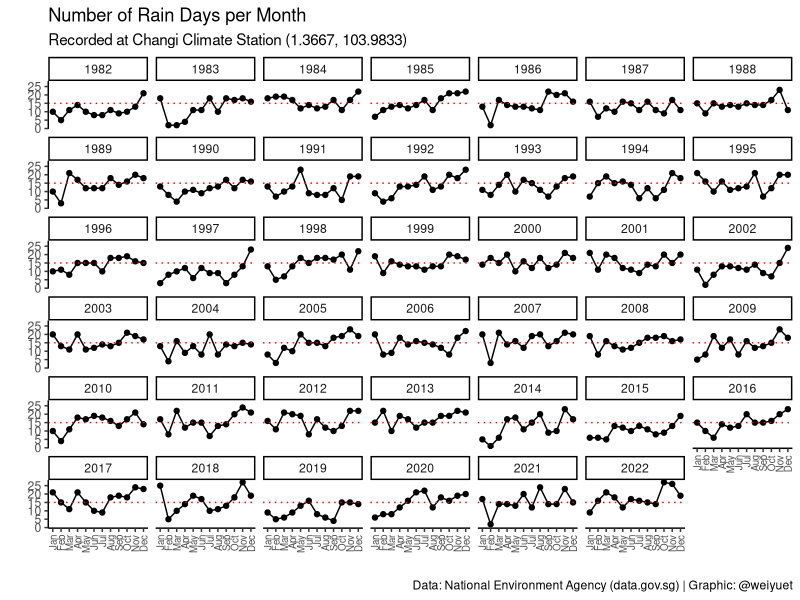
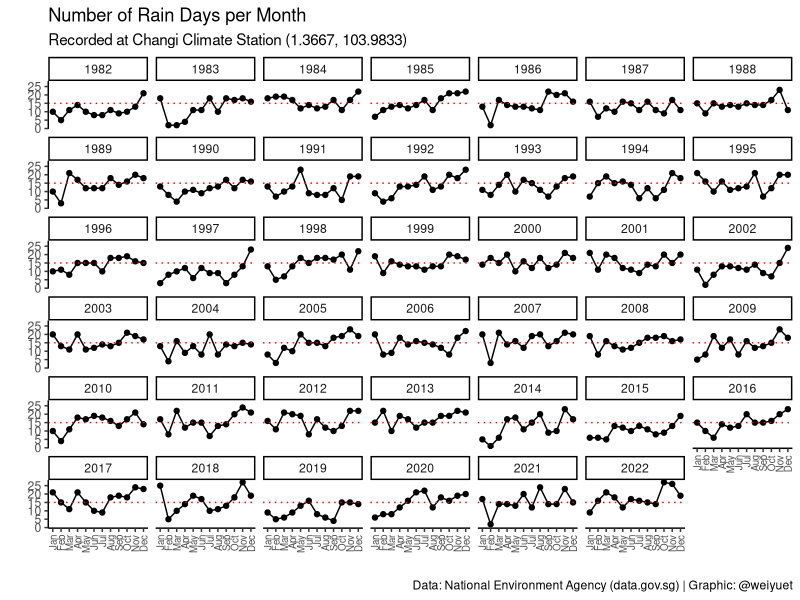

These charts were generated, in order, by the following R code:
########################################
# Rainfall Number of Rain Days Monthly #
########################################

#### Setup ####
library(tidyverse)
library(scales)

#### Load data ####
number_of_rain_days_monthly <- read_csv("data/rainfall-monthly-number-of-rain-days/rainfall-monthly-number-of-rain-days.csv")

#### Wrangle ####
# Separate year and month
number_of_rain_days_monthly <- number_of_rain_days_monthly %>% 
  separate(month, c("year", "month"))

# Convert year and month into numeric
number_of_rain_days_monthly <- number_of_rain_days_monthly %>% 
  mutate(year = as.numeric(year),
         month = as.numeric(month))

#### Visualize ####
# How many rain days are there in a month?
number_of_rain_days_monthly %>%
  ggplot(aes(x = month,
             y = no_of_rainy_days)) +
  geom_point() +
  geom_line() +
  geom_hline(yintercept = 15,
             linetype = "dotted",
             colour = "red") +
  facet_wrap(vars(year)) +
  scale_x_continuous(breaks = 1:12,
                     labels = month.abb[1:12]) +
  scale_y_continuous(breaks = seq(0, 30, 5)) +
  labs(x = "",
       y = "",
       title = "Number of Rain Days per Month",
       subtitle = "Recorded at Changi Climate Station (1.3667, 103.9833)",
       caption = "Data: National Environment Agency (data.gov.sg) | Graphic: @weiyuet") +
  theme_classic() +
  theme(axis.text.x = element_text(angle = 90,
                                   vjust = 0.5,
                                   hjust = 1,
                                   size = 7))

#### Save image ####
ggsave("figures/number-of-rain-days-monthly.png", width = 8, height = 8)
